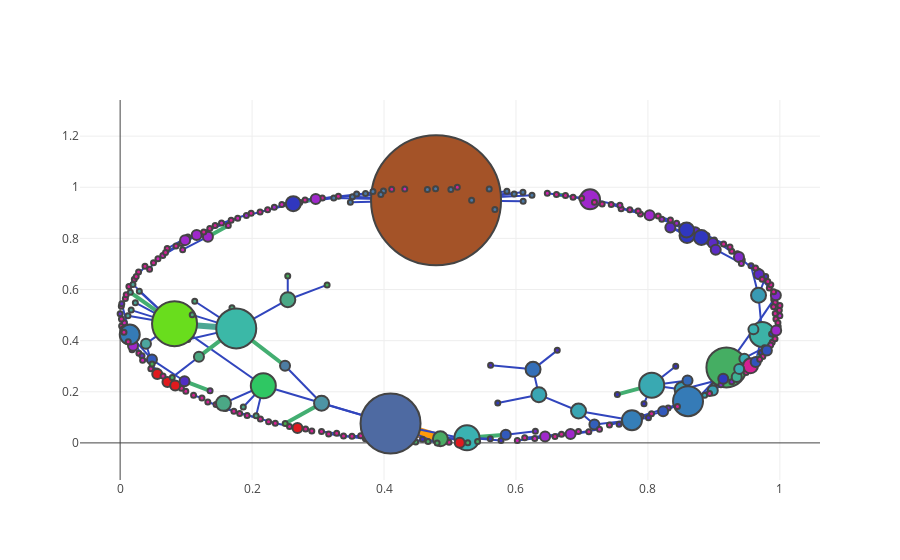

Write notebook code for a chart like this one.
### Markdown cell above
### Q2(d) , Q3 (b)

### Code cell
#Q2(d) , Q3 (b)

lakersGraphSpring = lakersGraph.copy()
applyLayout(lakersGraphSpring, nx.spring_layout)
plotNetworkSizeColorTopWords(lakersGraphSpring, lakersTag)
